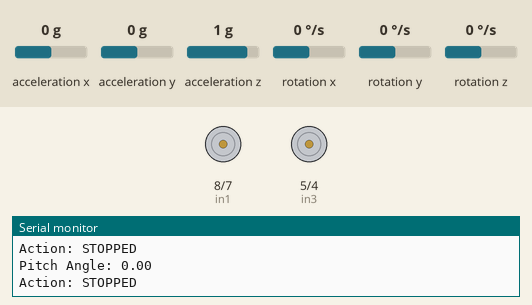
This sketch was run on a simulated Arduino Uno, built with avr-gcc and run on an emulated ATmega328P. Shown: motor-driver pin pairs drawn as motors (green arrow = first pin HIGH = forward, orange = second pin HIGH = backward, longer = more drive, scaled by the enable pin), the last lines printed to the serial monitor. Inputs (shaded band) come from the test bench; at power-on: acceleration x 0 g, acceleration y 0 g, acceleration z 1 g, rotation x 0 °/s, rotation y 0 °/s, rotation z 0 °/s.

Above: at 3.2 s.
3.3 s: acceleration x set to -0.4 g
At 4.2 s:
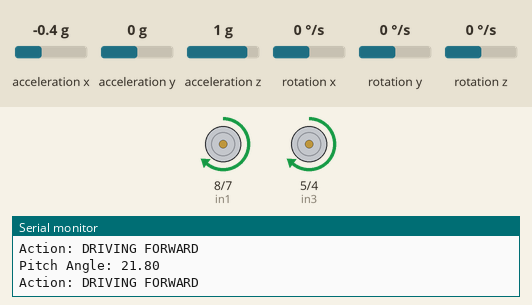
4.8 s: acceleration x set to 0.8 g
At 5.8 s:
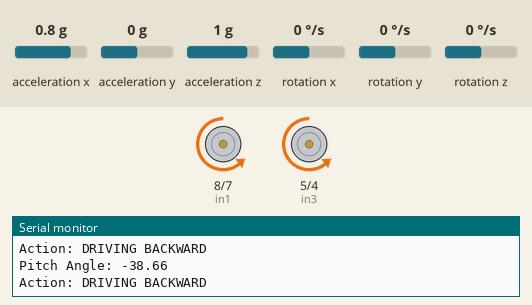
6.3 s: acceleration x set to 0.4 g
7.8 s: acceleration x set to 0.1 g
At 8.6 s:
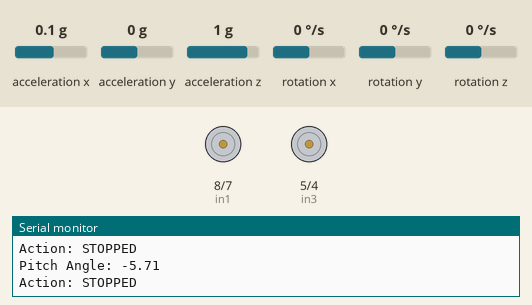
9.3 s: acceleration x set to -1.4 g
At 10.8 s:
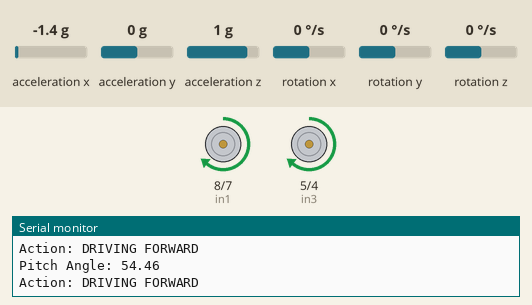
Timing chart, 0 to 11.8 s (numbered marks = the images above; inputs shaded):
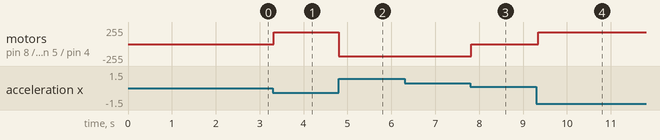

The sketch:

mpuandmotordriver.ino
```cpp
#include "Wire.h"
#include <MPU6050_light.h>

MPU6050 mpu(Wire);

// --- L298N Motor A (Right Side) Pins ---
const int enA = 9;
const int in1 = 8;
const int in2 = 7;

// --- L298N Motor B (Left Side) Pins ---
const int in3 = 5;
const int in4 = 4;
const int enB = 3;

// --- Motor Speed (0 to 255) ---
const int motorSpeed = 180;

void setup() {
  Serial.begin(115200);
  while (!Serial) { delay(10); }

  // 1. Setup Motor Driver Pins
  pinMode(enA, OUTPUT);
  pinMode(in1, OUTPUT);
  pinMode(in2, OUTPUT);
  pinMode(enB, OUTPUT);
  pinMode(in3, OUTPUT);
  pinMode(in4, OUTPUT);

  // Ensure motors are completely off at startup
  stopMotors();

  // 2. Setup MPU6050
  Serial.println("Booting up...");
  Wire.begin();

  byte status = mpu.begin();
  if (status != 0) {
    Serial.println("Could not connect to MPU6050. Check wiring.");
    while (1) { delay(10); }
  }

  Serial.println("Calculating offsets... DO NOT MOVE THE SENSOR!");
  delay(1000);
  mpu.calcOffsets(true, true);
  Serial.println("Done! Ready to drive.\n");
}

void loop() {
  // Fetch the latest sensor data
  mpu.update();

  // Get the pitch (tilt forward/backward)
  float pitch = mpu.getAngleY();

  Serial.print("Pitch Angle: ");
  Serial.println(pitch);

  // --- Tilt Logic ---

  if (pitch > 15.0) {
    // Tilted forward more than 15 degrees
    driveForward();
    Serial.println("Action: DRIVING FORWARD");
  }
  else if (pitch < -15.0) {
    // Tilted backward more than -15 degrees
    driveBackward();
    Serial.println("Action: DRIVING BACKWARD");
  }
  else {
    // Sensor is relatively flat (between -15 and 15 degrees)
    stopMotors();
    Serial.println("Action: STOPPED");
  }

  delay(50); // Slight delay for stability
}


// ==========================================
//          MOTOR CONTROL FUNCTIONS
// ==========================================

void driveForward() {
  // Turn on Motor A forward
  digitalWrite(in1, HIGH);
  digitalWrite(in2, LOW);
  analogWrite(enA, motorSpeed);

  // Turn on Motor B forward
  digitalWrite(in3, HIGH);
  digitalWrite(in4, LOW);
  analogWrite(enB, motorSpeed);
}

void driveBackward() {
  // Turn on Motor A reverse
  digitalWrite(in1, LOW);
  digitalWrite(in2, HIGH);
  analogWrite(enA, motorSpeed);

  // Turn on Motor B reverse
  digitalWrite(in3, LOW);
  digitalWrite(in4, HIGH);
  analogWrite(enB, motorSpeed);
}

void stopMotors() {
  // Cut power to both motors
  digitalWrite(in1, LOW);
  digitalWrite(in2, LOW);
  analogWrite(enA, 0);

  digitalWrite(in3, LOW);
  digitalWrite(in4, LOW);
  analogWrite(enB, 0);
}
```

Measured:
- the behaviour switches between -0.2 and -0.3 g on acceleration x (found by bisection; images 0 and 1)
- the behaviour switches between 0.3 and 0.2 g on acceleration x (found by bisection; images 2 and 3)
- after the input at 3.3 s, motor on pin 8 (in1) / pin 7 (in2), motor on pin 5 (in3) / pin 4 (in4): stopped → forward 180/255 at once
- after the input at 4.8 s, motor on pin 8 (in1) / pin 7 (in2), motor on pin 5 (in3) / pin 4 (in4): forward 180/255 → backward 180/255 at once
- after the input at 7.8 s, motor on pin 8 (in1) / pin 7 (in2), motor on pin 5 (in3) / pin 4 (in4): backward 180/255 → stopped at once
- after the input at 9.3 s, motor on pin 8 (in1) / pin 7 (in2), motor on pin 5 (in3) / pin 4 (in4): stopped → forward 180/255 at once
